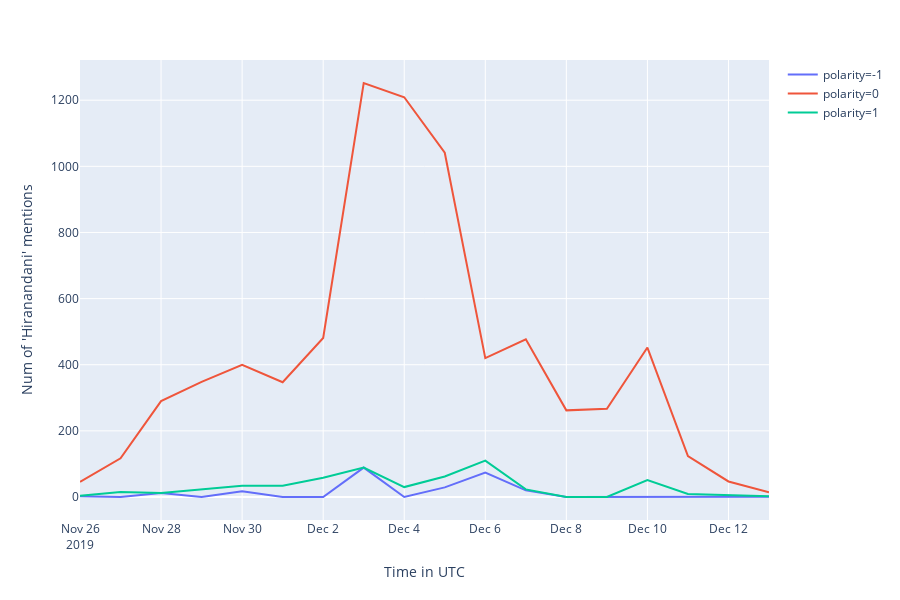

This figure's notebook cell:
### Code cell
# -*- coding: utf-8 -*-
"""
Created on Thu Dec 12 09:57:24 2019

@author: Parth
"""
import psycopg2
import active
import pickle
import mysql.connector
import pandas as pd
import time
import itertools
import math
import seaborn as sns
import matplotlib.pyplot as plt
import matplotlib as mpl
import plotly.express as px
import datetime
from IPython.display import clear_output
import plotly.offline as py
import plotly.graph_objs as go
from plotly.subplots import make_subplots
import tweepy
import numpy as np
import re
import nltk
from nltk.probability import FreqDist
from nltk.tokenize import word_tokenize
from nltk.corpus import stopwords
from textblob import TextBlob

query_word='Hiranandani'
word=[query_word.lower()]
query = "SELECT id, username,tweet_text, created_at,location,polarity FROM {}".format(query_word)


try:     
    conn = psycopg2.connect(database=query_word, user = "postgres", password = "parth123n@#*", host = "127.0.0.1", port = "5432")
except:
    print("Create database first")

df = pd.read_sql(query, con=conn)




#
# Clean and transform data to enable time series
result = df.groupby([pd.Grouper(key='created_at', freq='1D'), 'polarity']).count().unstack(fill_value=0).stack().reset_index()

#result = df.groupby([pd.Grouper(key='Time'), 'polarity']).count().unstack(fill_value=0).stack().reset_index()
#result['created_at'] = pd.to_datetime(result['created_at']).apply(lambda x: x.strftime('%m-%d %H:%M'))
#result = df
result = result.rename(columns={"id": "Num of '{}' mentions".format(query_word), "created_at":"Time in UTC"})
time_series = result["Time in UTC"][result['polarity']==0].reset_index(drop=True)
fig = px.line(result, x='Time in UTC', y="Num of '{}' mentions".format(query_word), color='polarity')
fig.show()
time.sleep(60)

#fig = px.line(result, x='Time in UTC', y="Num of '{}' mentions".format(settings.TRACK_WORDS[0]), color='polarity')
#fig.show()
#time.sleep(60)



content = ' '.join(df["tweet_text"])
content = re.sub(r"http\S+", "", content)
content = content.replace('RT ', ' ').replace('&amp;', 'and')
content = re.sub('[^A-Za-z0-9]+', ' ', content)
content = content.lower()

tokenized_word = word_tokenize(content)
stop_words=set(stopwords.words("english"))
filtered_sent=[]
for w in tokenized_word:
    if w not in stop_words:
        filtered_sent.append(w)
fdist = FreqDist(filtered_sent)
fd = pd.DataFrame(fdist.most_common(10), columns = ["Word","Frequency"]).drop([0]).reindex()

y2=fd['Frequency']
x2=fd['Word']

x1=list(x2)
x1.remove('n')
x=pd.Series(x1)

y1=list(y2)
y3=y1[1:]
y=pd.Series(y3)

index=np.arange(len(x))
plt.bar(index,y)
plt.xlabel('Words',fontsize=10)
plt.ylabel('Frequency',fontsize=10)
plt.xticks(index,x,fontsize=10,rotation=30)
plt.show()

### Figure 1 — Plotly figure (JSON) as saved in the notebook; plotly's stock layout.template omitted (floating-point values rounded to 4 significant figures)
{"data": [{"hoverlabel": {"namelength": 0}, "hovertemplate": "polarity=-1<br>Time in UTC=%{x}<br>Num of 'Hiranandani' mentions=%{y}", "legendgroup": "polarity=-1", "line": {"color": "#636efa", "dash": "solid"}, "mode": "lines", "name": "polarity=-1", "showlegend": true, "type": "scatter", "x": ["2019-11-26T00:00:00", "2019-11-27T00:00:00", "2019-11-28T00:00:00", "2019-11-29T00:00:00", "2019-11-30T00:00:00", "2019-12-01T00:00:00", "2019-12-02T00:00:00", "2019-12-03T00:00:00", "2019-12-04T00:00:00", "2019-12-05T00:00:00", "2019-12-06T00:00:00", "2019-12-07T00:00:00", "2019-12-08T00:00:00", "2019-12-09T00:00:00", "2019-12-10T00:00:00", "2019-12-11T00:00:00", "2019-12-12T00:00:00", "2019-12-13T00:00:00"], "xaxis": "x", "y": [2, 0, 12, 0, 17, 0, 0, 89, 0, 29, 74, 20, 0, 0, 0, 2, 0, 1], "yaxis": "y"}, {"hoverlabel": {"namelength": 0}, "hovertemplate": "polarity=0<br>Time in UTC=%{x}<br>Num of 'Hiranandani' mentions=%{y}", "legendgroup": "polarity=0", "line": {"color": "#EF553B", "dash": "solid"}, "mode": "lines", "name": "polarity=0", "showlegend": true, "type": "scatter", "x": ["2019-11-26T00:00:00", "2019-11-27T00:00:00", "2019-11-28T00:00:00", "2019-11-29T00:00:00", "2019-11-30T00:00:00", "2019-12-01T00:00:00", "2019-12-02T00:00:00", "2019-12-03T00:00:00", "2019-12-04T00:00:00", "2019-12-05T00:00:00", "2019-12-06T00:00:00", "2019-12-07T00:00:00", "2019-12-08T00:00:00", "2019-12-09T00:00:00", "2019-12-10T00:00:00", "2019-12-11T00:00:00", "2019-12-12T00:00:00", "2019-12-13T00:00:00"], "xaxis": "x", "y": [46, 117, 290, 348, 400, 347, 481, 1252, 1209, 1041, 420, 477, 262, 267, 452, 124, 47, 14], "yaxis": "y"}, {"hoverlabel": {"namelength": 0}, "hovertemplate": "polarity=1<br>Time in UTC=%{x}<br>Num of 'Hiranandani' mentions=%{y}", "legendgroup": "polarity=1", "line": {"color": "#00cc96", "dash": "solid"}, "mode": "lines", "name": "polarity=1", "showlegend": true, "type": "scatter", "x": ["2019-11-26T00:00:00", "2019-11-27T00:00:00", "2019-11-28T00:00:00", "2019-11-29T00:00:00", "2019-11-30T00:00:00", "2019-12-01T00:00:00", "2019-12-02T00:00:00", "2019-12-03T00:00:00", "2019-12-04T00:00:00", "2019-12-05T00:00:00", "2019-12-06T00:00:00", "2019-12-07T00:00:00", "2019-12-08T00:00:00", "2019-12-09T00:00:00", "2019-12-10T00:00:00", "2019-12-11T00:00:00", "2019-12-12T00:00:00", "2019-12-13T00:00:00"], "xaxis": "x", "y": [4, 15, 12, 24, 34, 34, 58, 89, 30, 62, 110, 23, 0, 0, 51, 9, 5, 2], "yaxis": "y"}], "layout": {"height": 600, "legend": {"tracegroupgap": 0}, "margin": {"t": 60}, "xaxis": {"anchor": "y", "domain": [0, 1], "title": {"text": "Time in UTC"}}, "yaxis": {"anchor": "x", "domain": [0, 1], "title": {"text": "Num of 'Hiranandani' mentions"}}}}
